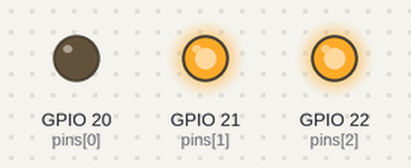
Recording of a program running on a simulated Raspberry Pi (BCM pin numbers). On the bench: output pins drawn as LEDs (lit = HIGH).

Above: at 0.5 s.
At 1.5 s:
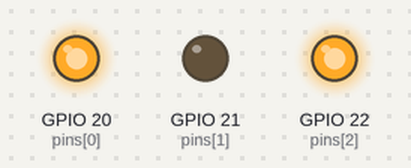
At 5.5 s:
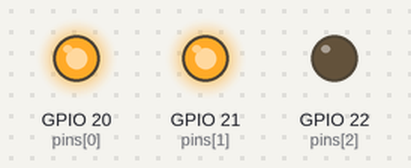
Timing chart, 0 to 6.9 s (numbered marks = the images above):
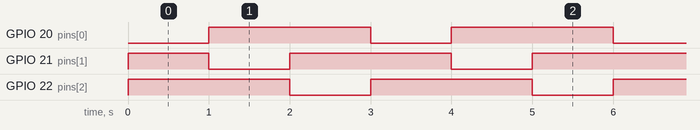

The program:

__LED__.py
```python
import RPi.GPIO as gpio
import time
gpio.setwarnings(False)
gpio.setmode(gpio.BCM)
pins = [20,21,22]
gpio.setup(pins,gpio.OUT)

r = gpio.PWM(pins[0],70)
g = gpio.PWM(pins[1],70)
b = gpio.PWM(pins[2],70)
# 设置脉冲宽度调制（PWM），单位Hz

r.start(0)
g.start(0)
b.start(0)
# "开启"的时间与常规时间的时间比例

try:
    while True:
        r.ChangeDutyCycle(0)
        g.ChangeDutyCycle(100)
        b.ChangeDutyCycle(100)
        # 红色
        time.sleep(1)

        r.ChangeDutyCycle(100)
        g.ChangeDutyCycle(0)
        b.ChangeDutyCycle(100)
        # 绿色
        time.sleep(1)

        r.ChangeDutyCycle(100)
        g.ChangeDutyCycle(100)
        b.ChangeDutyCycle(0)
        # 蓝色
        time.sleep(1)

        # for i in range(0,100,5):
        #     r.ChangeDutyCycle(i)
        #     g.ChangeDutyCycle(i)
        #     time.sleep(0.01)
        # for i in range(100, -1, -5):
        #     r.ChangeDutyCycle(i)
        #     g.ChangeDutyCycle(i)
        #     time.sleep(0.01)
finally:
    r.stop()
    g.stop()
    gpio.cleanup()
```

Measured:
- by itself, GPIO 20 (pins[0]), GPIO 22 (pins[2]): alternates HIGH for 2.0 s and LOW for 1.0 s
- by itself, GPIO 21 (pins[1]): repeats every 3.0 s: LOW 1.0 s, HIGH 2.0 s
- by itself, everything shown: repeats every 3.0 s, in 3 steps
